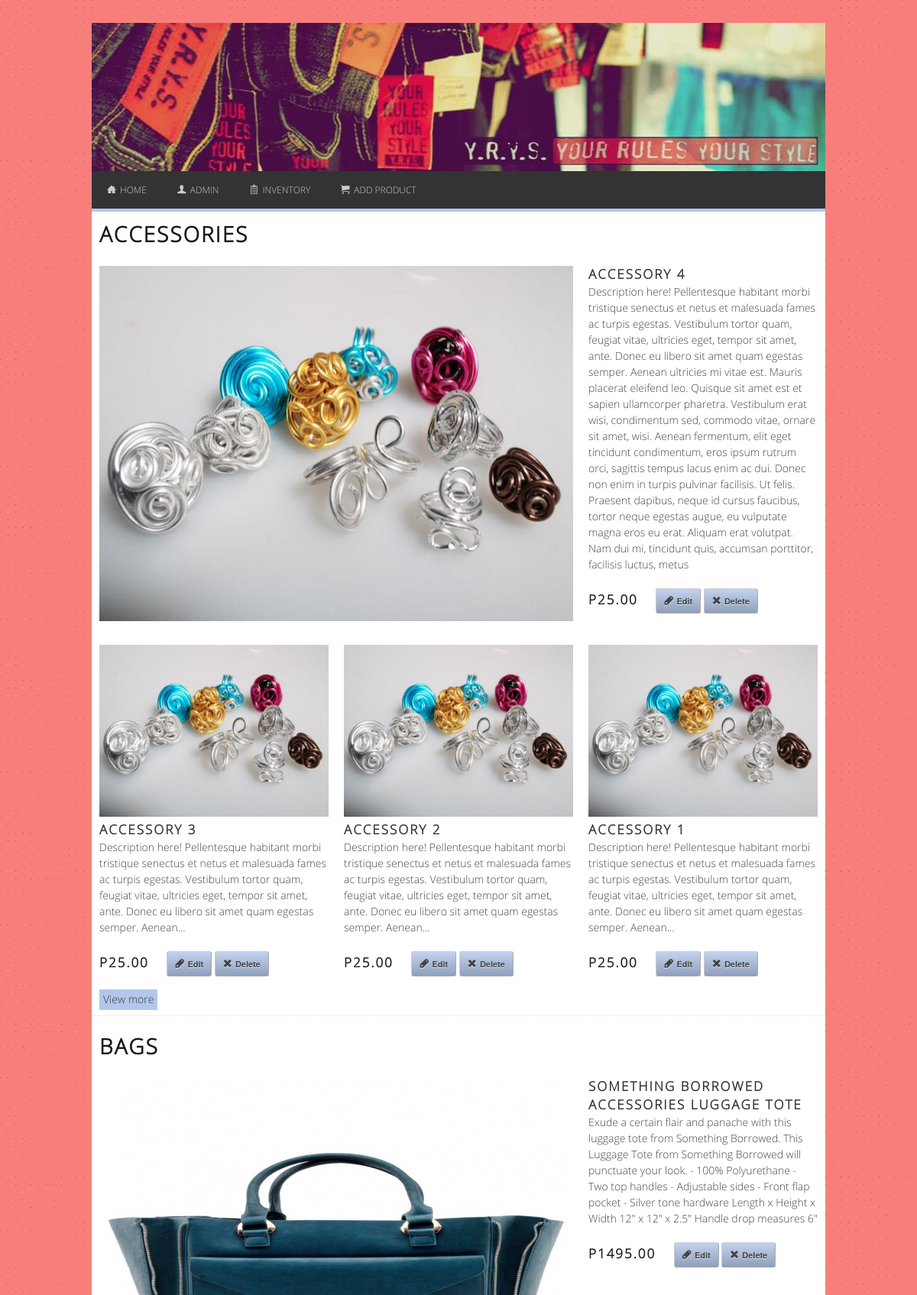
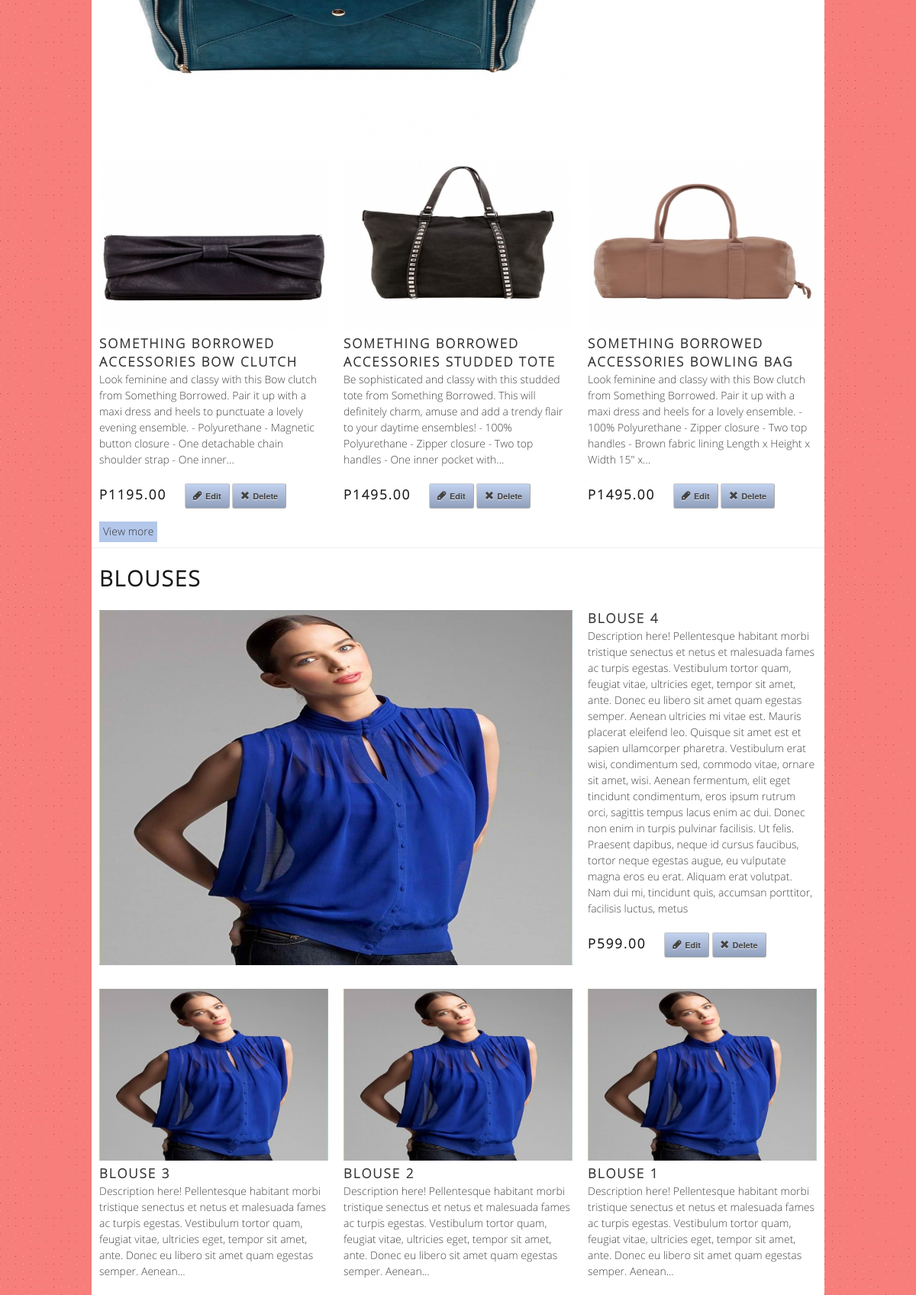
The app's page /admin/index.php (upper part) with its own data (2 pictures, top to bottom).
### tables this page shows
CREATE TABLE IF NOT EXISTS `products` (
  `id` int(11) NOT NULL AUTO_INCREMENT,
  `name` varchar(50) NOT NULL,
  `description` text NOT NULL,
  `category` varchar(50) NOT NULL,
  `price` int(15) NOT NULL,
  `date` int(15) NOT NULL,
  `thumb` varchar(200) NOT NULL,
  `image` varchar(200) NOT NULL,
  `stocks` int(5) NOT NULL DEFAULT '999',
  PRIMARY KEY (`id`)
);

### admin/display_items.php (the view)
<?php
	echo '<div class="container">';
	echo '	<div class="two-thirds column">';
	echo '		<img src="' . $fetch['image'] . '" class="scale-with-grid" onclick="lightbox(' .  $fetch['id'] . ')">';
	echo '	</div>';
	echo '	<div class="one-third column">';
	echo '		<h5><a onclick="lightbox(' .  $fetch['id'] . ')">' .  $fetch['name'] . '</a></h5>';
	echo '		<p>' .  $fetch['description'] . '</p>';
	echo '		<div class="product-footer">';
	echo '			<h5>P' . $fetch['price'] . '.00</h5>';
	echo '			<button onclick="edit_lightbox('.$fetch['id'].')"><span class="glyph">&#xe194;</span>Edit</button>
					<button onclick="delete_lightbox('.$fetch['id'].')"><span class="glyph">&#xe20a;</span>Delete</button>';
	echo '		</div>';
	echo '	</div>';
	echo '</div>';
	echo '<br />';
	$select = mysql_query("SELECT * FROM products WHERE category='$category' ORDER BY id desc LIMIT 1, 3") or die(mysql_error());
	while($fetch = mysql_fetch_array($select))
	{
		echo '<div class="one-third column">';
		echo '	<img src="' . $fetch['thumb'] . '" class="scale-with-grid" onclick="lightbox(' .  $fetch['id'] . ')">';
		echo '	<h5><a onclick="lightbox(' .  $fetch['id'] . ')">' . $fetch['name'] . '</a></h5>';
		if(strlen($fetch['description']) > 250)
		{
			$stringcut = substr($fetch['description'], 0, 250);
			$desc = substr($stringcut, 0, strrpos($stringcut, ' ')).'...';
		}
		echo '	<p>' . $desc . '</p>';
		echo '		<div class="product-footer">';
		echo '			<h5>P' . $fetch['price'] . '.00</h5>';
		echo '			<button onclick="edit_lightbox('.$fetch['id'].')"><span class="glyph">&#xe194;</span>Edit</button>
					<button onclick="delete_lightbox('.$fetch['id'].')"><span class="glyph">&#xe20a;</span>Delete</button>';
		echo '		</div>';
		echo '</div>';
	}
	echo '<a class="view-more" href="">View more</a>';
	echo '<hr>';
?>

### stylesheets/base.css (style rules this page uses)
html, body, div, span, applet, object, iframe, h1, h2, h3, h4, h5, h6, p, blockquote, pre, a, abbr, acronym, address, big, cite, code, del, dfn, em, img, ins, kbd, q, s, samp, small, strike, strong, sub, sup, tt, var, b, u, i, center, dl, dt, dd, ol, ul, li, fieldset, form, label, legend, table, caption, tbody, tfoot, thead, tr, th, td, article, aside, canvas, details, embed, figure, figcaption, footer, header, hgroup, menu, nav, output, ruby, section, summary, time, mark, audio, video { margin: 0; padding: 0; border: 0; font-size: 100%; font: inherit; vertical-align: baseline; }
body { line-height: 1; }
body { font: 14px/21px "Open Sans", "HelveticaNeue", "Helvetica Neue", Helvetica, Arial, sans-serif; color: #444; -webkit-font-smoothing: antialiased; -webkit-text-size-adjust: 100%; }
h1, h2, h3, h4, h5, h6 { color: #181818; font-family: "Open Sans", "HelveticaNeue", "Helvetica Neue", Helvetica, Arial, sans-serif; font-weight: bold; text-transform: uppercase; letter-spacing: 2px; }
h1 a, h2 a, h3 a, h4 a, h5 a, h6 a { font-weight: inherit; }
h5 { font-size: 17px; line-height: 24px; }
h5 a { text-decoration: none; }
p { margin: 0 0 20px 0; }
hr { border: dotted #ddd; border-width: 1px 0 0; clear: both; margin: 10px 0 30px; height: 0; }
a, a:visited { color: #333; text-decoration: underline; outline: 0; }
img.scale-with-grid { max-width: 100%; height: auto; }
.button, button, input[type="submit"], input[type="reset"], input[type="button"] { background: #b3c7eb; background: #b3c7eb -moz-linear-gradient(top, rgba(255,255,255,.2) 0%, rgba(0,0,0,.2) 100%); background: #b3c7eb -webkit-gradient(linear, left top, left bottom, color-stop(0%,rgba(255,255,255,.2)), color-stop(100%,rgba(0,0,0,.2))); background: #b3c7eb -webkit-linear-gradient(top, rgba(255,255,255,.2) 0%,rgba(0,0,0,.2) 100%); background: #b3c7eb -o-linear-gradient(top, rgba(255,255,255,.2) 0%,rgba(0,0,0,.2) 100%); background: #b3c7eb -ms-linear-gradient(top, rgba(255,255,255,.2) 0%,rgba(0,0,0,.2) 100%); background: #b3c7eb linear-gradient(top, rgba(255,255,255,.2) 0%,rgba(0,0,0,.2) 100%); border: 1px solid #aaa; border-top: 1px solid #ccc; border-left: 1px solid #ccc; -moz-border-radius: 3px; -webkit-border-radius: 3px; border-radius: 3px; color: #444; display: inline-block; font-size: 11px; font-weight: bold; text-decoration: none; text-shadow: 0 1px rgba(255, 255, 255, .75); cursor: pointer; margin-bottom: 20px; line-height: normal; padding: 8px 10px; font-family: "HelveticaNeue", "Helvetica Neue", Helvetica, Arial, sans-serif; }

### stylesheets/skeleton.css (style rules this page uses)
.container { position: relative; width: 960px; margin: 0 auto; padding: 0; }
.container .column, .container .columns { float: left; display: inline; margin-left: 10px; margin-right: 10px; }
.container .one-third.column { width: 300px; }
.container .two-thirds.column { width: 620px; }
.container:after { content: "\0020"; display: block; height: 0; clear: both; visibility: hidden; }

### stylesheets/layout.css (style rules this page uses)
html { background: url('../images/bg.png'); }
.container { background: #fff; margin-top: 30px; }
.glyph { font-family: 'IcoMoon'; margin-right: 5px; }
.product-footer h5 { display: inline-block; margin-right: 20px; }
a.view-more { text-decoration: none; margin-left: 10px; background:#b3c7eb; padding: 5px; }

### records on screen
products: image (picture), name "ACCESSORY 4", description "Description here! Pellentesque habitant morbi tristique senectus et netus et malesuada fames ac turpis egestas. Vestibulum tortor quam, feugiat vitae, ultricies eget, tempor sit amet, ante. Donec eu libero sit amet quam egestas semper. Aenean ultricies mi vitae est. Mauris placerat eleifend leo. Quisque sit amet est et sapien ullamcorper pharetra. Vestibulum erat wisi, condimentum sed, commodo vitae, ornare sit amet, wisi. Aenean fermentum, elit eget tincidunt condimentum, eros ipsum rutrum orci, sagittis tempus lacus enim ac dui. Donec non enim in turpis pulvinar facilisis. Ut felis. Praesent dapibus, neque id cursus faucibus, tortor neque egestas augue, eu vulputate magna eros eu erat.…", price "25"
products: thumb (picture), name "ACCESSORY 3", description "Description here! Pellentesque habitant morbi tristique senectus et netus et malesuada fames ac turpis egestas. Vestibulum tortor quam, feugiat vitae, ultricies eget, tempor sit amet, ante. Donec eu libero sit amet quam egestas semper. Aenean...", price "25"
products: thumb (picture), name "ACCESSORY 2", description "Description here! Pellentesque habitant morbi tristique senectus et netus et malesuada fames ac turpis egestas. Vestibulum tortor quam, feugiat vitae, ultricies eget, tempor sit amet, ante. Donec eu libero sit amet quam egestas semper. Aenean...", price "25"
products: thumb (picture), name "ACCESSORY 1", description "Description here! Pellentesque habitant morbi tristique senectus et netus et malesuada fames ac turpis egestas. Vestibulum tortor quam, feugiat vitae, ultricies eget, tempor sit amet, ante. Donec eu libero sit amet quam egestas semper. Aenean...", price "25"
products: image (picture), name "SOMETHING BORROWED ACCESSORIES LUGGAGE TOTE", description "Exude a certain flair and panache with this luggage tote from Something Borrowed. This Luggage Tote from Something Borrowed will punctuate your look. - 100% Polyurethane - Two top handles - Adjustable sides - Front flap pocket - Silver tone hardware Length x Height x Width 12\" x 12\" x 2.5\" Handle drop measures 6\"", price "1495"
products: thumb (picture), name "SOMETHING BORROWED ACCESSORIES BOW CLUTCH", description "Look feminine and classy with this Bow clutch from Something Borrowed. Pair it up with a maxi dress and heels to punctuate a lovely evening ensemble. - Polyurethane - Magnetic button closure - One detachable chain shoulder strap - One inner...", price "1195"
products: thumb (picture), name "SOMETHING BORROWED ACCESSORIES STUDDED TOTE", description "Be sophisticated and classy with this studded tote from Something Borrowed. This will definitely charm, amuse and add a trendy flair to your daytime ensembles! - 100% Polyurethane - Zipper closure - Two top handles - One inner pocket with...", price "1495"
products: thumb (picture), name "SOMETHING BORROWED ACCESSORIES BOWLING BAG", description "Look feminine and classy with this Bow clutch from Something Borrowed. Pair it up with a maxi dress and heels for a lovely ensemble. - 100% Polyurethane - Zipper closure - Two top handles - Brown fabric lining Length x Height x Width 15\" x...", price "1495"
products: image (picture), name "BLOUSE 4", description "Description here! Pellentesque habitant morbi tristique senectus et netus et malesuada fames ac turpis egestas. Vestibulum tortor quam, feugiat vitae, ultricies eget, tempor sit amet, ante. Donec eu libero sit amet quam egestas semper. Aenean ultricies mi vitae est. Mauris placerat eleifend leo. Quisque sit amet est et sapien ullamcorper pharetra. Vestibulum erat wisi, condimentum sed, commodo vitae, ornare sit amet, wisi. Aenean fermentum, elit eget tincidunt condimentum, eros ipsum rutrum orci, sagittis tempus lacus enim ac dui. Donec non enim in turpis pulvinar facilisis. Ut felis. Praesent dapibus, neque id cursus faucibus, tortor neque egestas augue, eu vulputate magna eros eu erat.…", price "599"
products: thumb (picture), name "BLOUSE 3", description "Description here! Pellentesque habitant morbi tristique senectus et netus et malesuada fames ac turpis egestas. Vestibulum tortor quam, feugiat vitae, ultricies eget, tempor sit amet, ante. Donec eu libero sit amet quam egestas semper. Aenean..."
products: thumb (picture), name "BLOUSE 2", description "Description here! Pellentesque habitant morbi tristique senectus et netus et malesuada fames ac turpis egestas. Vestibulum tortor quam, feugiat vitae, ultricies eget, tempor sit amet, ante. Donec eu libero sit amet quam egestas semper. Aenean..."
products: thumb (picture), name "BLOUSE 1", description "Description here! Pellentesque habitant morbi tristique senectus et netus et malesuada fames ac turpis egestas. Vestibulum tortor quam, feugiat vitae, ultricies eget, tempor sit amet, ante. Donec eu libero sit amet quam egestas semper. Aenean..."
